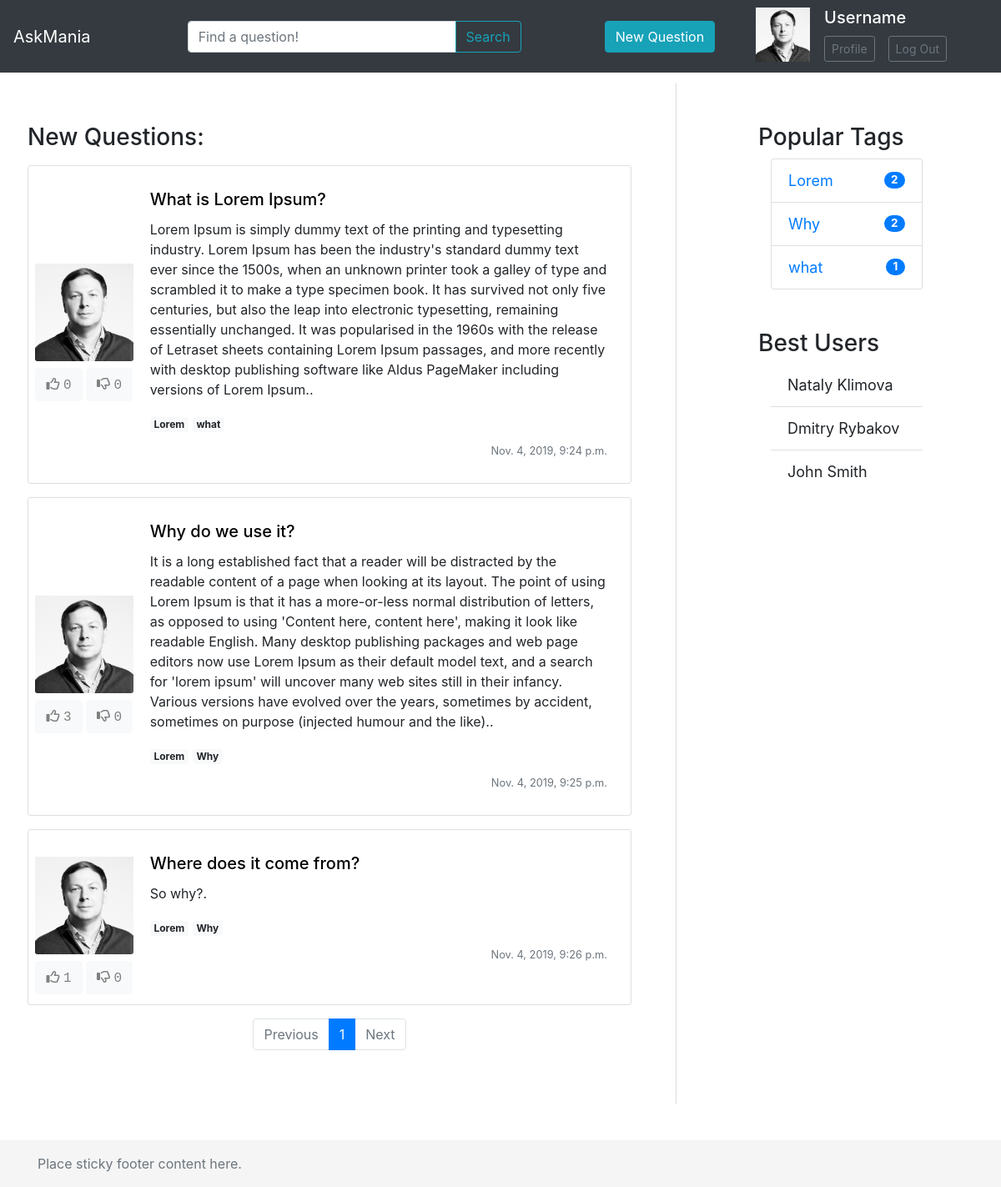
/tags/Lorem/1/, run on the app's committed database.
### question/models.py (models this page shows, shortened)
class Question(models.Model):
    title = models.CharField(max_length=255, verbose_name='Title')
    text = models.TextField(verbose_name='Text')
    tags = models.ManyToManyField('Tag', blank=True, related_name='question')
    thumbs_up = models.IntegerField(verbose_name="Num_of_likes", default=0)
    thumbs_down = models.IntegerField(verbose_name="Num_of_dislikes", default=0)
    datetime_published = models.DateTimeField(verbose_name='Published Date')
    author = models.ForeignKey(
        Profile, on_delete=models.CASCADE, verbose_name='User')
    class Meta:
        verbose_name = "Question"
        verbose_name_plural = "Questions"

class Tag(models.Model):  # TODO поле amount при добавлении нового вопроса с данным тегом увеличивать на 1
    name = models.CharField(max_length=15, verbose_name='Name')
    amount = models.IntegerField(max_length=255, default=0)
    class Meta:
        verbose_name = "Tag"
        verbose_name_plural = "Tags"

class TopTag(models.Model):
    name = models.CharField(max_length=15, verbose_name='Name')
    amount = models.IntegerField(max_length=255, default=0)
    class Meta:
        verbose_name = "TopTag"
        verbose_name_plural = "TopTags"

class Profile(models.Model):
    login = models.CharField(max_length=255, verbose_name='Login')
    name = models.CharField(max_length=255, verbose_name='Name')
    rating = models.IntegerField(default=0, verbose_name='Rating')
    birthday = models.DateField(default=now(), verbose_name='Birthday')
    email = models.EmailField(verbose_name="Email")
    avatar = models.ImageField(verbose_name="Avatar")
    class Meta:
        verbose_name = "Profile"
        verbose_name_plural = "Profile"

### question/views.py (the view)
# urls.py: path('tags/<str:name>/<int:page>/', question_views.tags_list, name="questions_tag"),
def tags_list(request, name='', page=1):
    users = models.Profile.objects.all()
    tags = models.Tag.objects.all()
    questions = models.Question.objects.filter(tags__name=name)
    top_tags = models.TopTag.objects.all()
    page_questions, paginator = paginate(questions, 20, page)
    return render(request, "question/question_by_tag.html",
                  {"Tags": tags, "Questions": page_questions, "Users": users, "Paginator": paginator,
                   "TopTags": top_tags, "CurTag": name})

### question/views.py (called while the page is built)
def paginate(objects_list, objects_per_page, num_of_page):
    paginator = Paginator(objects_list, objects_per_page)
    objects_page = paginator.get_page(num_of_page)
    return objects_page, paginator

### question/templates/question/question_by_tag.html (shortened to what this page needs)
{% extends "question/base.html" %}
{% load static %}
{% block questions %}
    <div class="p-5">
        <a>
            <h3 class="mb-3"> New Questions: </h3></a>
        {% for i in Questions %}
            <div class="card mb-3">
                <div class="row no-gutters p-2">
                    <div class="col-md-2 align-content-center">
                        <img src="{% static 'img/grishin.jpg.768x768_q95_box-712,0,2249,1537_crop_detail.jpg' %}"
                             class="card-img pt-4" aligment="center" style="max-width: 120px;" alt="Avatar">
                        <div class="rating text-center mt-2">
                            <button type="button" class="btn btn-light mb-1 grey" onclick="like_btn()">
                                <i class="far fa-thumbs-up" id="like-btn"> </i>
                                <span class="text-monospace grey">{{ i.thumbs_up }}</span>
                            </button>
                            <button type="button" class="btn btn-light mb-1 grey" onclick="dislike_btn()">
                                <i class="far fa-thumbs-down " id="dislike-btn"></i>
                                <span class="text-monospace grey">{{ i.thumbs_down }}</span>
                            </button>
                        </div>
                    </div>
                    <div class="col-md-10">
                        <div class="card-body">
                            <a class="custom-link" href="{% url 'answers' i.id %}">
                                <h5 class="card-title">{{ i.title }}</h5>
                            </a>
                            <p class="card-text">{{ i.text }}.</p>
                            <div class="tags-in-question mb-2">
                                {% for Tag in i.tags.all %}
                                    <a href="{% url "questions_tag" Tag.name Questions.number %}" class="badge badge-light">{{ Tag.name }}</a>
                                {% endfor %}
                            </div>
                            <p class="card-text text-right m-0"><small
                                    class="text-muted">{{ i.datetime_published }}</small></p>
                        </div>
                    </div>
                </div>
            </div>
        {% endfor %}
        <nav aria-label="Page navigation example">
            <ul class="pagination justify-content-center">
                {% if Questions.has_previous %}
                    <li class="page-item">
                        <a class="page-link" href="{% url 'questions_tag' CurTag Questions.previous_page_number %}" tabindex="-1"
                           aria-disabled="false">Previous</a>
                    </li>
                    <li class="page-item"><a class="page-link"
                                             href="{% url "questions_tag" CurTag Questions.previous_page_number %}">{{ Questions.previous_page_number }}</a>
                    </li>
                {% else %}
                    <li class="page-item disabled">
                        <a class="page-link" href="" tabindex="-1"
                           aria-disabled="true">Previous</a>
                    </li>
                {% endif %}
                <li class="page-item active"><a class="page-link"
                                                href="{% url "questions_tag" CurTag Questions.number %}">{{ Questions.number }}</a>
                    {% if Questions.has_next %}
                        <li class="page-item"><a class="page-link"
                                                 href="{% url "questions_tag" CurTag Questions.next_page_number %}">{{ Questions.next_page_number }}</a>
                        </li>
                        <li class="page-item">
                            <a class="page-link" href="{% url 'questions_tag' CurTag Questions.next_page_number %}">Next</a>
                        </li>
                    {% else %}
                        <li class="page-item disabled">
                            <a class="page-link" href="" aria-disabled="true">Next</a>
                        </li>
                    {% endif %}
            </ul>
        </nav>
    </div>
{% endblock %}

### question/templates/question/base.html (shortened to what this page needs)
<!doctype html>
<html lang="en">
<head>
    {% load static %}
    <link rel="stylesheet" href="{% static 'css/bootstrap.min.css' %}">
    <link rel="stylesheet" href="{% static 'css/my-styles.css' %}">
</head>
<body>
<header>
    <nav class="navbar navbar-expand-md navbar-dark fixed-top bg-dark">
        <a class="navbar-brand" id="rer" href="{% url 'base' %}">AskMania</a>
        <div class="input-group mr-5 max-size-100 mx-auto">
            <input type="text" class="form-control" placeholder="Find a question!" aria-label="Recipient's username"
                   aria-describedby="button-addon2">
            <div class="input-group-append">
                <button class="btn btn-outline-info" type="button" id="button-addon2">Search</button>
            </div>
        </div>
        <a href="{% url 'new_question' %}">
            <button type="button" class="btn btn-info mr-5">New Question</button>
        </a>
        <table class="mb-1 max-size-50 mr-5">
            <tr>
                <td class="pr-3" rowspan="2"><img
                        src="{% static 'img/grishin.jpg.768x768_q95_box-712,0,2249,1537_crop_detail.jpg' %}"
                        width="65px" height="65px" alt="we"/>
                </td>
                <td><h5 class="no-wrap" style="color: white">Username</h5></td>
            </tr>
            <tr>
                <td>
                    <ul class="navbar-nav">
                        <li class="nav-item mr-2">
                            <button type="button" class="btn btn-outline-secondary btn-sm">Profile</button>
                        </li>
                        <li class="nav-item ml-2">
                            <button type="button" class="btn btn-outline-secondary btn-sm no-wrap">Log Out</button>
                        </li>
                    </ul>
                </td>
            </tr>
        </table>
    </nav>
</header>
<div class="row main-content">
    <div class="col-8 p-0">
        {% block questions %}{% endblock %}
    </div>
    <div class="col-3 px-5">
        <div class="pt-5">
            <h3>Popular Tags</h3>
            <div class="container my-container">
                <ul class="list-group">
                    {% for k in TopTags %}
                        <li class="list-group-item d-flex justify-content-between align-items-center">
                            <a href="{% url "questions_tag" k.name Questions.number %}">
                                {{ k.name }}
                            </a>
                            <span class="badge badge-primary badge-pill">{{ k.amount }}</span>
                        </li>
                    {% endfor %}
                </ul>
            </div>
            <h3 class="mt-5">Best Users</h3>
            <div class="container my-container">
                <ul class="list-group list-group-flush">
                    {% for user in Users %}
                        <li class="list-group-item">{{ user.name }}</li>
                    {% endfor %}
                </ul>
            </div>
        </div>
    </div>
</div>
<footer class="footer mt-auto py-3">
    <div class="container">
        <span class="text-muted">Place sticky footer content here.</span>
    </div>
</footer>
</body>
</html>

### question/static/css/my-styles.css (style rules this page uses)
html { height: 100%; }
body { overflow-x: hidden; min-height: 100%; position: relative; margin: 0; }
footer { background-color: #f5f5f5; position: absolute; bottom: 0; width: 100%; }
.main-content { margin-top: 100px; padding-bottom: 100px; }
.no-wrap { white-space: nowrap; }
.max-size-100 { width: 400px; }
.max-size-50 { width: 200px; }
.my-container { font-size: large; }
img[aligment="center"] { display: block; margin: 0 auto !important; }
.grey { color: grey; }
.custom-link { color: #000 !important; text-decoration: none }

### data on the page
Question: thumbs_up "0", thumbs_down "0", title "What is Lorem Ipsum?", text "Lorem Ipsum is simply dummy text of the printing and typesetting industry. Lorem Ipsum has been the industry's standard dummy text ever since the 1500s, when an unknown printer took a galley of type and scrambled it to make a type specimen book. It has survived not only five centuries, but also the leap into electronic typesetting, remaining essentially unchanged. It was popularised in the 1960s with the release of Letraset sheets containing Lorem Ipsum passages, and more recently with desktop publishing software like Aldus PageMaker including versions of Lorem Ipsum.", datetime_published "Nov. 4, 2019, 9:24 p.m."
Tag: name "Lorem"
Tag: name "what"
Question: thumbs_up "3", thumbs_down "0", title "Why do we use it?", text "It is a long established fact that a reader will be distracted by the readable content of a page when looking at its layout. The point of using Lorem Ipsum is that it has a more-or-less normal distribution of letters, as opposed to using 'Content here, content here', making it look like readable English. Many desktop publishing packages and web page editors now use Lorem Ipsum as their default model text, and a search for 'lorem ipsum' will uncover many web sites still in their infancy. Various versions have evolved over the years, sometimes by accident, sometimes on purpose (injected humour and the like).", datetime_published "Nov. 4, 2019, 9:25 p.m."
Tag: name "Why"
Question: thumbs_up "1", thumbs_down "0", title "Where does it come from?", text "So why?", datetime_published "Nov. 4, 2019, 9:26 p.m."
TopTag: name "Lorem", amount "2"
TopTag: name "Why", amount "2"
TopTag: name "what", amount "1"
Profile: name "Nataly Klimova"
Profile: name "Dmitry Rybakov"
Profile: name "John Smith"

### other printed values
{{ Questions.number }} "1"
